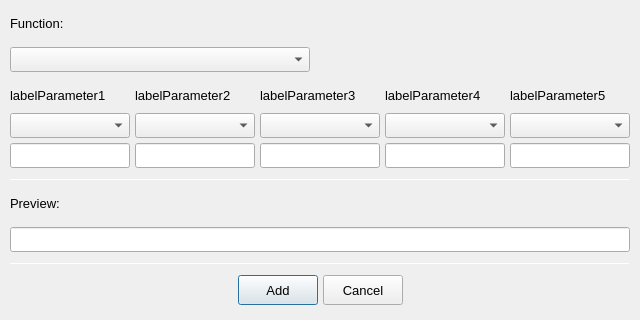
<?xml version="1.0" encoding="UTF-8"?>
<ui version="4.0">
 <class>EditorAddCmdWindow</class>
 <widget class="QDialog" name="EditorAddCmdWindow">
  <property name="geometry">
   <rect>
    <x>0</x>
    <y>0</y>
    <width>640</width>
    <height>320</height>
   </rect>
  </property>
  <property name="windowTitle">
   <string>Add Command</string>
  </property>
  <layout class="QVBoxLayout" name="verticalLayout">
   <property name="spacing">
    <number>5</number>
   </property>
   <property name="leftMargin">
    <number>10</number>
   </property>
   <property name="topMargin">
    <number>5</number>
   </property>
   <property name="rightMargin">
    <number>10</number>
   </property>
   <property name="bottomMargin">
    <number>5</number>
   </property>
   <item>
    <widget class="QLabel" name="labelFunction">
     <property name="minimumSize">
      <size>
       <width>0</width>
       <height>25</height>
      </size>
     </property>
     <property name="maximumSize">
      <size>
       <width>16777215</width>
       <height>25</height>
      </size>
     </property>
     <property name="font">
      <font>
       <pointsize>10</pointsize>
      </font>
     </property>
     <property name="text">
      <string>Function:</string>
     </property>
    </widget>
   </item>
   <item>
    <widget class="QComboBox" name="cbFunction">
     <property name="minimumSize">
      <size>
       <width>300</width>
       <height>25</height>
      </size>
     </property>
     <property name="maximumSize">
      <size>
       <width>300</width>
       <height>25</height>
      </size>
     </property>
    </widget>
   </item>
   <item>
    <layout class="QHBoxLayout" name="horizontalLayout_Parameter">
     <property name="spacing">
      <number>5</number>
     </property>
     <item>
      <layout class="QVBoxLayout" name="verticalLayout_Parameter1">
       <property name="spacing">
        <number>5</number>
       </property>
       <item>
        <widget class="QLabel" name="labelParameter1">
         <property name="sizePolicy">
          <sizepolicy hsizetype="Preferred" vsizetype="Preferred">
           <horstretch>0</horstretch>
           <verstretch>0</verstretch>
          </sizepolicy>
         </property>
         <property name="minimumSize">
          <size>
           <width>0</width>
           <height>25</height>
          </size>
         </property>
         <property name="maximumSize">
          <size>
           <width>16777215</width>
           <height>25</height>
          </size>
         </property>
         <property name="font">
          <font>
           <pointsize>10</pointsize>
          </font>
         </property>
         <property name="text">
          <string>labelParameter1</string>
         </property>
        </widget>
       </item>
       <item>
        <widget class="QComboBox" name="cbParameter1">
         <property name="minimumSize">
          <size>
           <width>0</width>
           <height>25</height>
          </size>
         </property>
         <property name="maximumSize">
          <size>
           <width>16777215</width>
           <height>25</height>
          </size>
         </property>
         <property name="font">
          <font>
           <pointsize>10</pointsize>
          </font>
         </property>
        </widget>
       </item>
       <item>
        <widget class="QLineEdit" name="lineEditParameter1">
         <property name="minimumSize">
          <size>
           <width>0</width>
           <height>25</height>
          </size>
         </property>
         <property name="maximumSize">
          <size>
           <width>16777215</width>
           <height>25</height>
          </size>
         </property>
         <property name="font">
          <font>
           <pointsize>10</pointsize>
          </font>
         </property>
        </widget>
       </item>
      </layout>
     </item>
     <item>
      <layout class="QVBoxLayout" name="verticalLayout_Parameter2">
       <property name="spacing">
        <number>5</number>
       </property>
       <item>
        <widget class="QLabel" name="labelParameter2">
         <property name="minimumSize">
          <size>
           <width>0</width>
           <height>25</height>
          </size>
         </property>
         <property name="maximumSize">
          <size>
           <width>16777215</width>
           <height>25</height>
          </size>
         </property>
         <property name="font">
          <font>
           <pointsize>10</pointsize>
          </font>
         </property>
         <property name="text">
          <string>labelParameter2</string>
         </property>
        </widget>
       </item>
       <item>
        <widget class="QComboBox" name="cbParameter2">
         <property name="minimumSize">
          <size>
           <width>0</width>
           <height>25</height>
          </size>
         </property>
         <property name="maximumSize">
          <size>
           <width>16777215</width>
           <height>25</height>
          </size>
         </property>
         <property name="font">
          <font>
           <pointsize>10</pointsize>
          </font>
         </property>
        </widget>
       </item>
       <item>
        <widget class="QLineEdit" name="lineEditParameter2">
         <property name="minimumSize">
          <size>
           <width>0</width>
           <height>25</height>
          </size>
         </property>
         <property name="maximumSize">
          <size>
           <width>16777215</width>
           <height>25</height>
          </size>
         </property>
         <property name="font">
          <font>
           <pointsize>10</pointsize>
          </font>
         </property>
        </widget>
       </item>
      </layout>
     </item>
     <item>
      <layout class="QVBoxLayout" name="verticalLayout_Parameter3">
       <property name="spacing">
        <number>5</number>
       </property>
       <item>
        <widget class="QLabel" name="labelParameter3">
         <property name="minimumSize">
          <size>
           <width>0</width>
           <height>25</height>
          </size>
         </property>
         <property name="maximumSize">
          <size>
           <width>16777215</width>
           <height>25</height>
          </size>
         </property>
         <property name="font">
          <font>
           <pointsize>10</pointsize>
          </font>
         </property>
         <property name="text">
          <string>labelParameter3</string>
         </property>
        </widget>
       </item>
       <item>
        <widget class="QComboBox" name="cbParameter3">
         <property name="minimumSize">
          <size>
           <width>0</width>
           <height>25</height>
          </size>
         </property>
         <property name="maximumSize">
          <size>
           <width>16777215</width>
           <height>25</height>
          </size>
         </property>
         <property name="font">
          <font>
           <pointsize>10</pointsize>
          </font>
         </property>
        </widget>
       </item>
       <item>
        <widget class="QLineEdit" name="lineEditParameter3">
         <property name="minimumSize">
          <size>
           <width>0</width>
           <height>25</height>
          </size>
         </property>
         <property name="maximumSize">
          <size>
           <width>16777215</width>
           <height>25</height>
          </size>
         </property>
         <property name="font">
          <font>
           <pointsize>10</pointsize>
          </font>
         </property>
        </widget>
       </item>
      </layout>
     </item>
     <item>
      <layout class="QVBoxLayout" name="verticalLayout_Parameter4">
       <property name="spacing">
        <number>5</number>
       </property>
       <item>
        <widget class="QLabel" name="labelParameter4">
         <property name="minimumSize">
          <size>
           <width>0</width>
           <height>25</height>
          </size>
         </property>
         <property name="maximumSize">
          <size>
           <width>16777215</width>
           <height>25</height>
          </size>
         </property>
         <property name="font">
          <font>
           <pointsize>10</pointsize>
          </font>
         </property>
         <property name="text">
          <string>labelParameter4</string>
         </property>
        </widget>
       </item>
       <item>
        <widget class="QComboBox" name="cbParameter4">
         <property name="minimumSize">
          <size>
           <width>0</width>
           <height>25</height>
          </size>
         </property>
         <property name="maximumSize">
          <size>
           <width>16777215</width>
           <height>25</height>
          </size>
         </property>
         <property name="font">
          <font>
           <pointsize>10</pointsize>
          </font>
         </property>
        </widget>
       </item>
       <item>
        <widget class="QLineEdit" name="lineEditParameter4">
         <property name="minimumSize">
          <size>
           <width>0</width>
           <height>25</height>
          </size>
         </property>
         <property name="maximumSize">
          <size>
           <width>16777215</width>
           <height>25</height>
          </size>
         </property>
         <property name="font">
          <font>
           <pointsize>10</pointsize>
          </font>
         </property>
        </widget>
       </item>
      </layout>
     </item>
     <item>
      <layout class="QVBoxLayout" name="verticalLayout_Parameter5">
       <property name="spacing">
        <number>5</number>
       </property>
       <item>
        <widget class="QLabel" name="labelParameter5">
         <property name="minimumSize">
          <size>
           <width>0</width>
           <height>25</height>
          </size>
         </property>
         <property name="maximumSize">
          <size>
           <width>16777215</width>
           <height>25</height>
          </size>
         </property>
         <property name="font">
          <font>
           <pointsize>10</pointsize>
          </font>
         </property>
         <property name="text">
          <string>labelParameter5</string>
         </property>
        </widget>
       </item>
       <item>
        <widget class="QComboBox" name="cbParameter5">
         <property name="minimumSize">
          <size>
           <width>0</width>
           <height>25</height>
          </size>
         </property>
         <property name="maximumSize">
          <size>
           <width>16777215</width>
           <height>25</height>
          </size>
         </property>
         <property name="font">
          <font>
           <pointsize>10</pointsize>
          </font>
         </property>
        </widget>
       </item>
       <item>
        <widget class="QLineEdit" name="lineEditParameter5">
         <property name="minimumSize">
          <size>
           <width>0</width>
           <height>25</height>
          </size>
         </property>
         <property name="maximumSize">
          <size>
           <width>16777215</width>
           <height>25</height>
          </size>
         </property>
         <property name="font">
          <font>
           <pointsize>10</pointsize>
          </font>
         </property>
        </widget>
       </item>
      </layout>
     </item>
    </layout>
   </item>
   <item>
    <widget class="Line" name="line">
     <property name="minimumSize">
      <size>
       <width>0</width>
       <height>1</height>
      </size>
     </property>
     <property name="maximumSize">
      <size>
       <width>16777215</width>
       <height>1</height>
      </size>
     </property>
     <property name="orientation">
      <enum>Qt::Orientation::Horizontal</enum>
     </property>
    </widget>
   </item>
   <item>
    <widget class="QLabel" name="labelCommand">
     <property name="minimumSize">
      <size>
       <width>0</width>
       <height>25</height>
      </size>
     </property>
     <property name="maximumSize">
      <size>
       <width>16777215</width>
       <height>25</height>
      </size>
     </property>
     <property name="font">
      <font>
       <pointsize>10</pointsize>
      </font>
     </property>
     <property name="text">
      <string>Preview:</string>
     </property>
    </widget>
   </item>
   <item>
    <widget class="QLineEdit" name="lineEditCommand">
     <property name="minimumSize">
      <size>
       <width>0</width>
       <height>25</height>
      </size>
     </property>
     <property name="maximumSize">
      <size>
       <width>16777215</width>
       <height>25</height>
      </size>
     </property>
     <property name="font">
      <font>
       <pointsize>10</pointsize>
      </font>
     </property>
    </widget>
   </item>
   <item>
    <widget class="Line" name="line_2">
     <property name="minimumSize">
      <size>
       <width>0</width>
       <height>1</height>
      </size>
     </property>
     <property name="maximumSize">
      <size>
       <width>16777215</width>
       <height>1</height>
      </size>
     </property>
     <property name="orientation">
      <enum>Qt::Orientation::Horizontal</enum>
     </property>
    </widget>
   </item>
   <item>
    <layout class="QHBoxLayout" name="horizontalLayout_PushButtons">
     <property name="spacing">
      <number>5</number>
     </property>
     <item>
      <spacer name="horizontalSpacer">
       <property name="orientation">
        <enum>Qt::Orientation::Horizontal</enum>
       </property>
       <property name="sizeHint" stdset="0">
        <size>
         <width>40</width>
         <height>20</height>
        </size>
       </property>
      </spacer>
     </item>
     <item>
      <widget class="QPushButton" name="pushButtonAdd">
       <property name="minimumSize">
        <size>
         <width>80</width>
         <height>30</height>
        </size>
       </property>
       <property name="maximumSize">
        <size>
         <width>80</width>
         <height>30</height>
        </size>
       </property>
       <property name="font">
        <font>
         <pointsize>10</pointsize>
        </font>
       </property>
       <property name="text">
        <string>Add</string>
       </property>
      </widget>
     </item>
     <item>
      <spacer name="horizontalSpacer_3">
       <property name="orientation">
        <enum>Qt::Orientation::Horizontal</enum>
       </property>
       <property name="sizeType">
        <enum>QSizePolicy::Policy::Fixed</enum>
       </property>
       <property name="sizeHint" stdset="0">
        <size>
         <width>0</width>
         <height>0</height>
        </size>
       </property>
      </spacer>
     </item>
     <item>
      <widget class="QPushButton" name="pushButtonCancel">
       <property name="maximumSize">
        <size>
         <width>80</width>
         <height>30</height>
        </size>
       </property>
       <property name="font">
        <font>
         <pointsize>10</pointsize>
        </font>
       </property>
       <property name="text">
        <string>Cancel</string>
       </property>
      </widget>
     </item>
     <item>
      <spacer name="horizontalSpacer_2">
       <property name="orientation">
        <enum>Qt::Orientation::Horizontal</enum>
       </property>
       <property name="sizeType">
        <enum>QSizePolicy::Policy::Expanding</enum>
       </property>
       <property name="sizeHint" stdset="0">
        <size>
         <width>40</width>
         <height>20</height>
        </size>
       </property>
      </spacer>
     </item>
    </layout>
   </item>
  </layout>
 </widget>
 <resources/>
 <connections/>
</ui>
